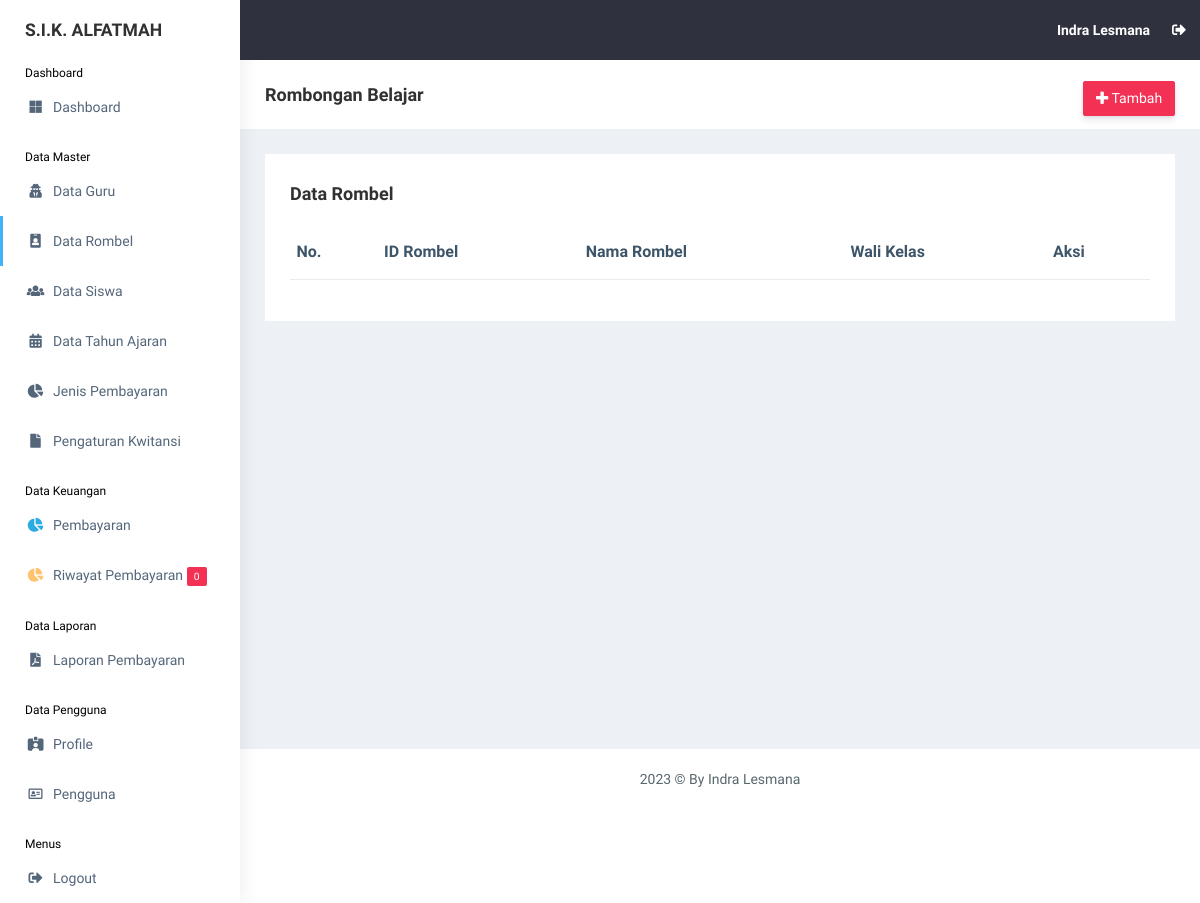
The app's page /view_master/rombel.php (signed in), older data.
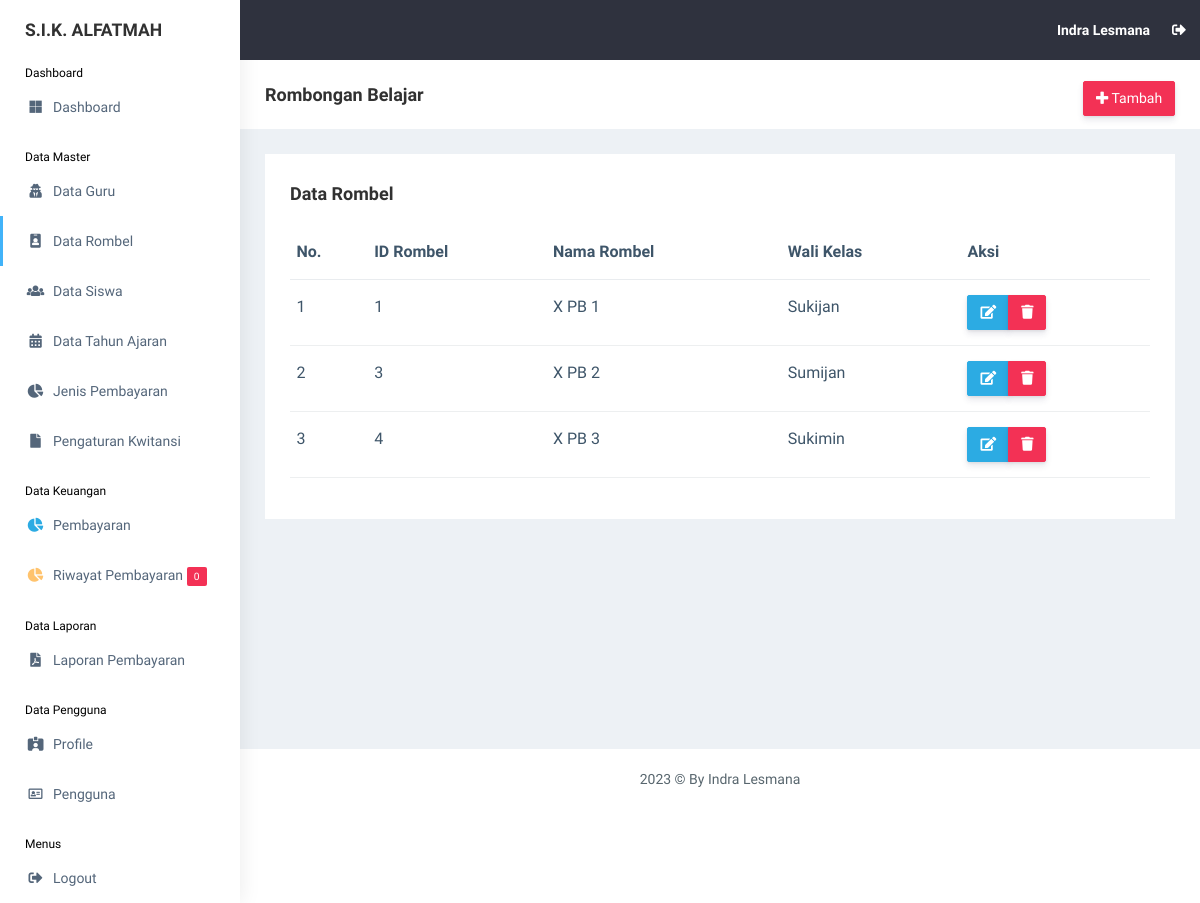
The same page, newer data.
### tables this page shows
CREATE TABLE `rombel` (
  `id_rombel` int(11) NOT NULL,
  `rombel` varchar(255) NOT NULL,
  `id_guru` int(11) NOT NULL
);

CREATE TABLE `guru` (
  `id_guru` int(11) NOT NULL,
  `nama_guru` varchar(255) NOT NULL,
  `mapel` varchar(255) NOT NULL,
  `date_created` date NOT NULL,
  `is_active` int(11) NOT NULL
);

### functions.php (called while the page is built, shortened)
<?php
$conn = mysqli_connect("localhost", "root", "", "db_sika");
function query($query)
{
    global $conn;
    $result = mysqli_query($conn, $query);
    $rows = [];
    while ($row = mysqli_fetch_assoc($result)) {
        $rows[] = $row;
    }
    return $rows;
}

### view_master/rombel.php (the view, shortened to what this page needs)
<?php
include "../templates/header.php";
$rombel = query(
    "SELECT * FROM rombel
    INNER JOIN guru ON guru.id_guru = rombel.id_guru"
);
?>
<div class="page-breadcrumb bg-white">
    <div class="row align-items-center">
        <div class="col-lg-3 col-md-4 col-sm-4 col-xs-12">
            <h4 class="page-title">Rombongan Belajar</h4>
        </div>
        <div class="col-lg-9 col-sm-8 col-md-8 col-xs-12">
            <div class="d-md-flex">
                <ol class="breadcrumb ms-auto">
                    <li><a href="rombel_add.php"
                            class="btn btn-danger  d-none d-md-block pull-right ms-3 hidden-xs hidden-sm waves-effect waves-light text-white"><i
                                class="fas fa-plus"></i> Tambah</a>
                    </li>
                </ol>
            </div>
        </div>
    </div>
</div>
<div class="container-fluid">
    <div class="row">
        <div class="col-md-12 col-lg-12 col-sm-12">
            <div class="white-box">
                <div class="d-md-flex mb-3">
                    <h3 class="box-title mb-0">Data Rombel</h3>
                </div>
                <div class="table-responsive">
                    <table class="table no-wrap">
                        <thead>
                            <tr>
                                <th class="border-top-0">No.</th>
                                <th class="border-top-0">ID Rombel</th>
                                <th class="border-top-0">Nama Rombel</th>
                                <th class="border-top-0">Wali Kelas</th>
                                <th class="border-top-0">Aksi</th>
                            </tr>
                        </thead>
                        <tbody>
                            <?php $i = 1; ?>
                            <?php foreach ($rombel as $r): ?>
                                <tr>
                                    <td>
                                        <?= $i; ?>
                                    </td>
                                    <td class="txt-oflo">
                                        <?= $r["id_rombel"]; ?>
                                    </td>
                                    <td class="txt-oflo">
                                        <?= $r["rombel"]; ?>
                                    </td>
                                    <td class="txt-oflo">
                                        <?= $r["nama_guru"]; ?>
                                    </td>
                                    <td>
                                        <div class="btn-group btn-group-toggle" data-toggle="buttons">
                                            <a href="rombel_edit.php?id_rombel=<?= $r["id_rombel"] ?>"
                                                class="btn btn-info text-white"><i class="fas fa-edit"></i></a>
                                            <a href="rombel_delete.php?id_rombel=<?= $r["id_rombel"] ?>"
                                                class="btn btn-danger text-white"
                                                onclick="return confirm('Yakin ingin menghapus <?= $r['rombel']; ?>?');"><i
                                                    class="fas fa-trash"></i></a>
                                        </div>
                                    </td>
                                </tr>
                                <?php $i++; ?>
                            <?php endforeach; ?>
                        </tbody>
                    </table>
                </div>
            </div>
        </div>
    </div>
</div>
<?php
include "../templates/footer.php";
?>

Row changes from the older to the newer data that the page shows:
added rombel: id_rombel "1", rombel "X PB 1", id_guru.nama_guru "Sukijan"
added rombel: id_rombel "3", rombel "X PB 2", id_guru.nama_guru "Sumijan"
added rombel: id_rombel "4", rombel "X PB 3", id_guru.nama_guru "Sukimin"
